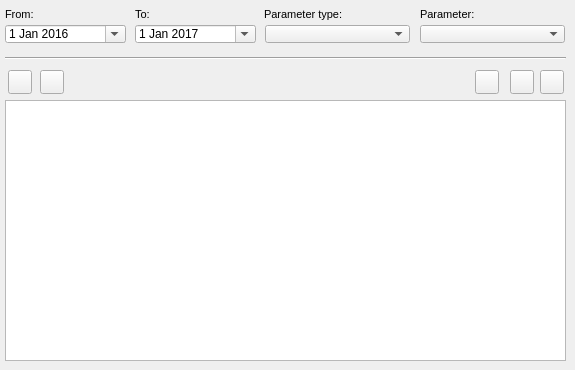
    <widget class="QWidget" name="tab_14">
     <attribute name="title">
      <string>O&amp;&amp;M</string>
     </attribute>
     <widget class="QComboBox" name="event_id">
      <property name="geometry">
       <rect>
        <x>420</x>
        <y>25</y>
        <width>145</width>
        <height>18</height>
       </rect>
      </property>
     </widget>
     <widget class="QLabel" name="label_event_parameter">
      <property name="geometry">
       <rect>
        <x>420</x>
        <y>3</y>
        <width>91</width>
        <height>22</height>
       </rect>
      </property>
      <property name="font">
       <font>
        <pointsize>8</pointsize>
       </font>
      </property>
      <property name="frameShape">
       <enum>QFrame::NoFrame</enum>
      </property>
      <property name="frameShadow">
       <enum>QFrame::Raised</enum>
      </property>
      <property name="text">
       <string>Parameter:</string>
      </property>
      <property name="textFormat">
       <enum>Qt::AutoText</enum>
      </property>
      <property name="scaledContents">
       <bool>false</bool>
      </property>
      <property name="margin">
       <number>3</number>
      </property>
     </widget>
     <widget class="QLabel" name="label_data_event_to">
      <property name="geometry">
       <rect>
        <x>135</x>
        <y>3</y>
        <width>31</width>
        <height>22</height>
       </rect>
      </property>
      <property name="font">
       <font>
        <pointsize>8</pointsize>
       </font>
      </property>
      <property name="frameShape">
       <enum>QFrame::NoFrame</enum>
      </property>
      <property name="frameShadow">
       <enum>QFrame::Raised</enum>
      </property>
      <property name="text">
       <string>To:</string>
      </property>
      <property name="textFormat">
       <enum>Qt::AutoText</enum>
      </property>
      <property name="scaledContents">
       <bool>false</bool>
      </property>
      <property name="margin">
       <number>3</number>
      </property>
     </widget>
     <widget class="QLabel" name="label_event_parameter_type">
      <property name="geometry">
       <rect>
        <x>264</x>
        <y>3</y>
        <width>93</width>
        <height>22</height>
       </rect>
      </property>
      <property name="font">
       <font>
        <pointsize>8</pointsize>
       </font>
      </property>
      <property name="layoutDirection">
       <enum>Qt::LeftToRight</enum>
      </property>
      <property name="frameShape">
       <enum>QFrame::NoFrame</enum>
      </property>
      <property name="frameShadow">
       <enum>QFrame::Raised</enum>
      </property>
      <property name="text">
       <string>Parameter type:</string>
      </property>
      <property name="textFormat">
       <enum>Qt::AutoText</enum>
      </property>
      <property name="scaledContents">
       <bool>false</bool>
      </property>
      <property name="margin">
       <number>3</number>
      </property>
     </widget>
     <widget class="QDateEdit" name="date_event_to">
      <property name="geometry">
       <rect>
        <x>135</x>
        <y>25</y>
        <width>121</width>
        <height>18</height>
       </rect>
      </property>
      <property name="date">
       <date>
        <year>2017</year>
        <month>1</month>
        <day>1</day>
       </date>
      </property>
      <property name="calendarPopup">
       <bool>true</bool>
      </property>
     </widget>
     <widget class="Line" name="line_8">
      <property name="geometry">
       <rect>
        <x>5</x>
        <y>50</y>
        <width>561</width>
        <height>16</height>
       </rect>
      </property>
      <property name="orientation">
       <enum>Qt::Horizontal</enum>
      </property>
     </widget>
     <widget class="QDateEdit" name="date_event_from">
      <property name="geometry">
       <rect>
        <x>5</x>
        <y>25</y>
        <width>121</width>
        <height>18</height>
       </rect>
      </property>
      <property name="date">
       <date>
        <year>2016</year>
        <month>1</month>
        <day>1</day>
       </date>
      </property>
      <property name="calendarPopup">
       <bool>true</bool>
      </property>
     </widget>
     <widget class="QLabel" name="label_data_event_from">
      <property name="geometry">
       <rect>
        <x>5</x>
        <y>3</y>
        <width>90</width>
        <height>22</height>
       </rect>
      </property>
      <property name="font">
       <font>
        <pointsize>8</pointsize>
       </font>
      </property>
      <property name="frameShape">
       <enum>QFrame::NoFrame</enum>
      </property>
      <property name="frameShadow">
       <enum>QFrame::Plain</enum>
      </property>
      <property name="text">
       <string>From:</string>
      </property>
      <property name="textFormat">
       <enum>Qt::AutoText</enum>
      </property>
      <property name="scaledContents">
       <bool>false</bool>
      </property>
      <property name="alignment">
       <set>Qt::AlignLeading|Qt::AlignLeft|Qt::AlignVCenter</set>
      </property>
      <property name="margin">
       <number>3</number>
      </property>
     </widget>
     <widget class="QComboBox" name="event_type">
      <property name="geometry">
       <rect>
        <x>265</x>
        <y>25</y>
        <width>145</width>
        <height>18</height>
       </rect>
      </property>
     </widget>
     <widget class="QTableView" name="tbl_event_connec">
      <property name="geometry">
       <rect>
        <x>5</x>
        <y>100</y>
        <width>561</width>
        <height>261</height>
       </rect>
      </property>
      <property name="sortingEnabled">
       <bool>true</bool>
      </property>
     </widget>
     <widget class="QPushButton" name="btn_open_visit_doc">
      <property name="geometry">
       <rect>
        <x>510</x>
        <y>70</y>
        <width>24</width>
        <height>24</height>
       </rect>
      </property>
      <property name="text">
       <string/>
      </property>
      <property name="icon">
       <iconset>
        <normaloff>../icons/170b.png</normaloff>../icons/170b.png</iconset>
      </property>
      <property name="iconSize">
       <size>
        <width>22</width>
        <height>22</height>
       </size>
      </property>
     </widget>
     <widget class="QPushButton" name="btn_open_gallery">
      <property name="geometry">
       <rect>
        <x>475</x>
        <y>70</y>
        <width>24</width>
        <height>24</height>
       </rect>
      </property>
      <property name="text">
       <string/>
      </property>
      <property name="icon">
       <iconset>
        <normaloff>../icons/136b.png</normaloff>../icons/136b.png</iconset>
      </property>
      <property name="iconSize">
       <size>
        <width>22</width>
        <height>22</height>
       </size>
      </property>
     </widget>
     <widget class="QPushButton" name="btn_new_visit">
      <property name="geometry">
       <rect>
        <x>40</x>
        <y>70</y>
        <width>24</width>
        <height>24</height>
       </rect>
      </property>
      <property name="text">
       <string/>
      </property>
      <property name="icon">
       <iconset>
        <normaloff>../icons/64b.png</normaloff>../icons/64b.png</iconset>
      </property>
      <property name="iconSize">
       <size>
        <width>22</width>
        <height>22</height>
       </size>
      </property>
     </widget>
     <widget class="QPushButton" name="btn_open_visit_event">
      <property name="geometry">
       <rect>
        <x>540</x>
        <y>70</y>
        <width>24</width>
        <height>24</height>
       </rect>
      </property>
      <property name="text">
       <string/>
      </property>
      <property name="icon">
       <iconset>
        <normaloff>../icons/134b.png</normaloff>../icons/134b.png</iconset>
      </property>
      <property name="iconSize">
       <size>
        <width>22</width>
        <height>22</height>
       </size>
      </property>
     </widget>
     <widget class="QPushButton" name="btn_open_visit">
      <property name="geometry">
       <rect>
        <x>8</x>
        <y>70</y>
        <width>24</width>
        <height>24</height>
       </rect>
      </property>
      <property name="text">
       <string/>
      </property>
      <property name="icon">
       <iconset>
        <normaloff>../icons/65b.png</normaloff>../icons/65b.png</iconset>
      </property>
      <property name="iconSize">
       <size>
        <width>22</width>
        <height>22</height>
       </size>
      </property>
     </widget>
    </widget>
